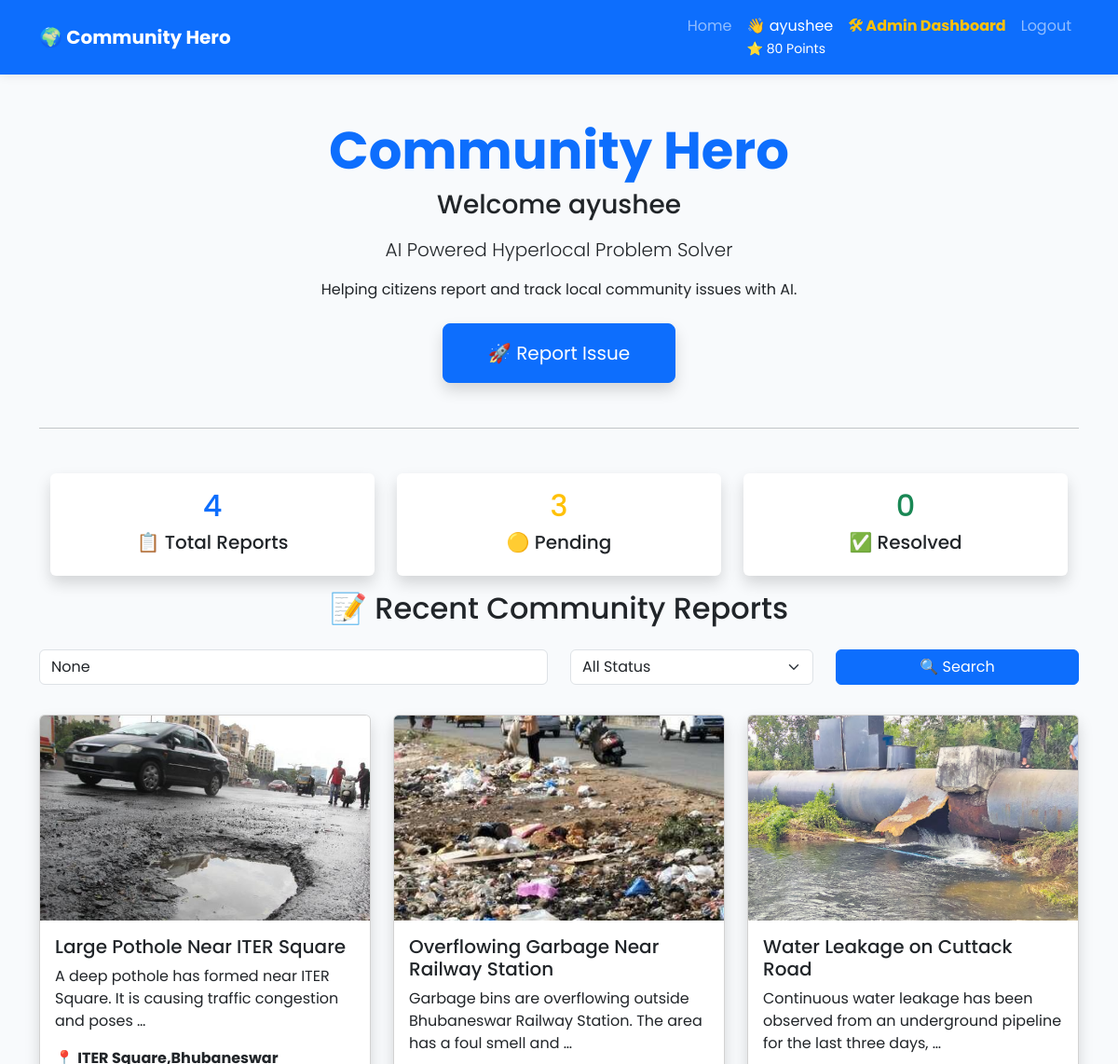
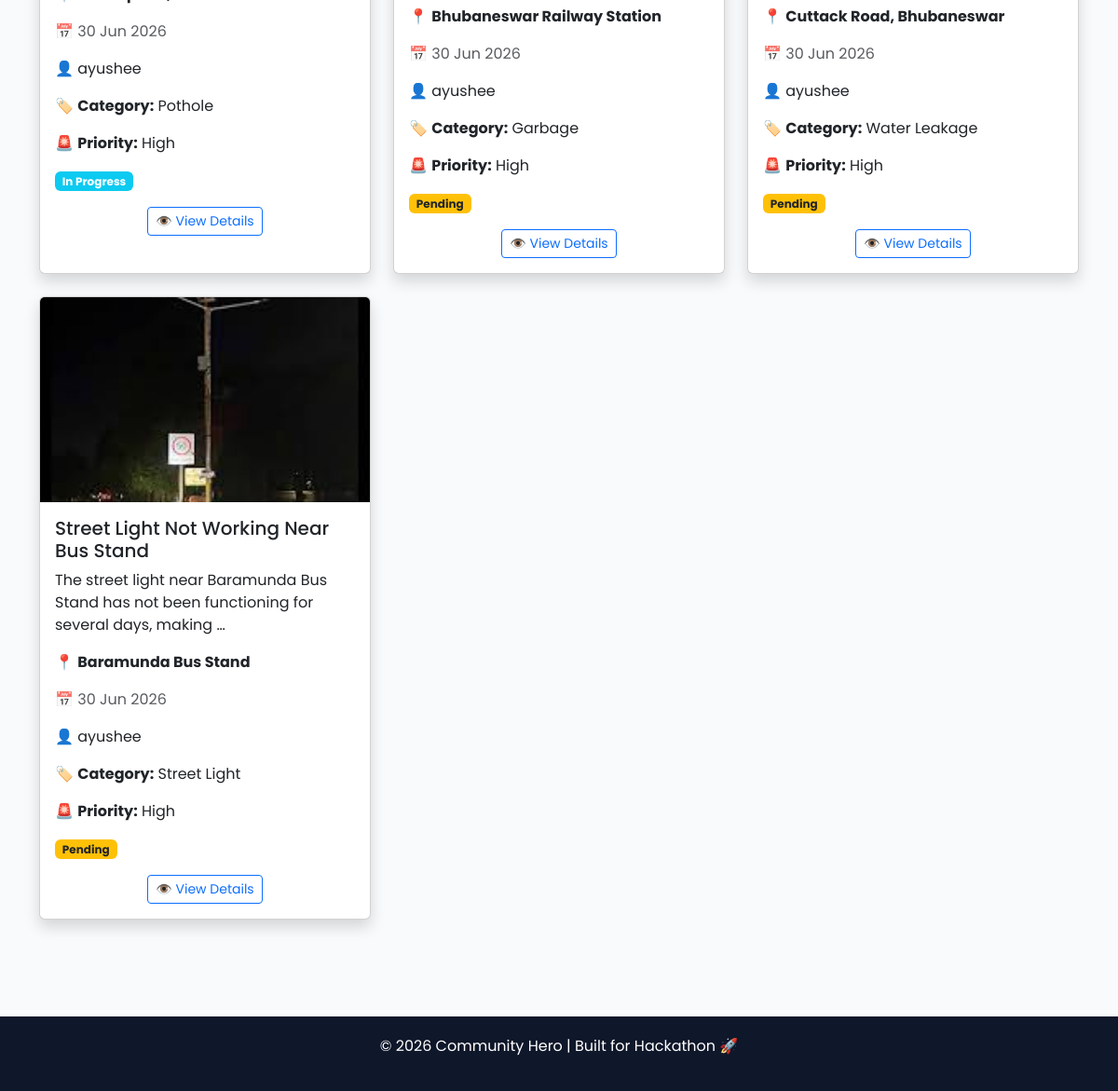
Screenshot of / (signed in) with the database file from the repository (2 pictures, top to bottom).
### issues/models.py (models this page shows, shortened)
class Profile(models.Model):
    user = models.OneToOneField(
        User,
        on_delete=models.CASCADE
    )
    points = models.PositiveIntegerField(default=0)

class Issue(models.Model):
    CATEGORY_CHOICES = [
        ("Pothole", "Pothole"),
        ("Garbage", "Garbage"),
        ("Water Leakage", "Water Leakage"),
        ("Street Light", "Street Light"),
        ("Road Damage", "Road Damage"),
        ("Other", "Other"),
    ]
    STATUS_CHOICES = [
        ("Pending", "Pending"),
        ("In Progress", "In Progress"),
        ("Resolved", "Resolved"),
    ]
    PRIORITY_CHOICES = [
    ("High", "High"),
    ("Medium", "Medium"),
    ("Low", "Low"),
    ]
    user = models.ForeignKey(
        User,
        on_delete=models.CASCADE
    )
    title = models.CharField(max_length=200)
    description = models.TextField()
    category = models.CharField(
        max_length=50,
        choices=CATEGORY_CHOICES,
        default="Other"
    )
    image = models.ImageField(
        upload_to="issues/",
        blank=True,
        null=True
    )
    location = models.CharField(max_length=200)
    status = models.CharField(
        max_length=30,
        choices=STATUS_CHOICES,
        default="Pending"
    )
    priority = models.CharField(
    max_length=10,
    choices=PRIORITY_CHOICES,
    default="Medium"
    )
    ai_solution = models.TextField(blank=True)
    department = models.CharField(
        max_length=100,
        blank=True
    )
    ai_summary = models.TextField(
    blank=True,
    null=True
    )
    verification_count = models.PositiveIntegerField(default=0)
    points_awarded = models.BooleanField(default=False)
    created_at = models.DateTimeField(auto_now_add=True)

### issues/views.py (the view)
# urls.py: 2. Add a URL to urlpatterns:  path('', views.home, name='home')
def home(request):
    query = request.GET.get("q")
    status = request.GET.get("status")
    issues = Issue.objects.all().order_by("-created_at")
    if query:
        issues = issues.filter(
            Q(title__icontains=query) |
            Q(location__icontains=query)
    )
    if status:
        issues = issues.filter(status=status)
    total_issues = Issue.objects.count()
    pending = Issue.objects.filter(status="Pending").count()
    resolved = Issue.objects.filter(status="Resolved").count()
    return render(
        request,
        "issues/home.html",
        {
            "user": request.user,
            "issues": issues,
            "total_issues": total_issues,
            "pending": pending,
            "resolved": resolved,
            "query": query,
            "status": status,
        },
    )

### issues/templates/issues/home.html (shortened to what this page needs)
{% extends 'issues/base.html' %}
{% block content %}
<div class="text-center">
<h1 class="display-4 fw-bold text-primary">
Community Hero
</h1>
<h3>Welcome {{ user.username }}</h3>
<p class="lead mt-3">
AI Powered Hyperlocal Problem Solver
</p>
<p>
Helping citizens report and track local community issues with AI.
</p>
<div class="mt-4">
   <a href="{% url 'report_issue' %}" class="btn btn-primary btn-lg px-5 py-3 shadow">
    🚀 Report Issue
   </a>
</div>
</div>
<hr class="my-5">
<div class="container mt-5">
    <div class="row text-center">
        <div class="col-md-4 mb-3">
            <div class="card shadow border-0">
                <div class="card-body">
                    <h2 class="text-primary">{{ total_issues }}</h2>
                    <h5>📋 Total Reports</h5>
                </div>
            </div>
        </div>
        <div class="col-md-4 mb-3">
            <div class="card shadow border-0">
                <div class="card-body">
                    <h2 class="text-warning">{{ pending }}</h2>
                    <h5>🟡 Pending</h5>
                </div>
            </div>
        </div>
        <div class="col-md-4 mb-3">
            <div class="card shadow border-0">
                <div class="card-body">
                    <h2 class="text-success">{{ resolved }}</h2>
                    <h5>✅ Resolved</h5>
                </div>
            </div>
        </div>
    </div>
</div>
<h2 class="text-center mb-4">
    📝 Recent Community Reports
</h2>
<form method="GET" class="mb-4">
    <div class="row">
        <div class="col-md-6 mb-2">
            <input
                type="text"
                name="q"
                class="form-control"
                placeholder="Search by title or location..."
                value="{{ query }}">
        </div>
        <div class="col-md-3 mb-2">
            <select name="status" class="form-select">
                <option value="">All Status</option>
            </select>
        </div>
        <div class="col-md-3 mb-2">
            <button class="btn btn-primary w-100" type="submit">
                🔍 Search
            </button>
        </div>
    </div>
</form>
<div class="row">
{% for issue in issues %}
<div class="col-md-6 col-lg-4 mb-4">
    <div class="card shadow h-100">
        {% if issue.image %}
        <img src="{{ issue.image.url }}"
             class="card-img-top"
             style="height:220px; object-fit:cover;">
        {% endif %}
        <div class="card-body">
            <h5 class="card-title">
                {{ issue.title }}
            </h5>
            <p class="card-text">
                {{ issue.description|truncatewords:15 }}
            </p>
            <p>
                📍 <strong>{{ issue.location }}</strong>
            </p>
            <p class="text-muted">
            📅 {{ issue.created_at|date:"d M Y" }}
            </p>
             <p>
                👤 {{ issue.user.username }}
            </p>
            <p>
                🏷️ <strong>Category:</strong> {{ issue.category }}
            </p>
            <p>
                🚨 <strong>Priority:</strong> {{ issue.priority }}
            </p>
            {% if issue.status == "Pending" %}
            <span class="badge bg-warning text-dark">
                Pending
            </span>
            {% elif issue.status == "In Progress" %}
            <span class="badge bg-info">
                 In Progress
            </span>
            {% elif issue.status == "Resolved" %}
            <span class="badge bg-success">
                    Resolved
            </span>
            {% endif %}
            <div class="mt-3 text-center">
                <a href="{% url 'issue_detail' issue.id %}"class="btn btn-outline-primary btn-sm">
                         👁️ View Details
                </a>
            </div>
        </div>
    </div>
</div>
{% empty %}
<div class="text-center">
    <h5>No issues reported yet.</h5>
</div>
{% endfor %}
</div>
{% endblock %}

### issues/templates/issues/base.html (shortened to what this page needs)
{% load static %}
<!DOCTYPE html>
<html lang="en">
<head>
    <link href="https://cdn.jsdelivr.net/npm/bootstrap@5.3.7/dist/css/bootstrap.min.css" rel="stylesheet">
</head>
<body>
<nav class="navbar navbar-expand-lg navbar-dark bg-primary">
<div class="container">
<a class="navbar-brand fw-bold" href="/">
🌍 Community Hero
</a>
<div class="collapse navbar-collapse" id="navbarNav">
<ul class="navbar-nav ms-auto">
<li class="nav-item">
<a class="nav-link" href="{% url 'home' %}">Home</a>
</li>
{% if user.is_authenticated %}
<li class="nav-item">
<span class="nav-link text-white">
👋 {{ user.username }}
{% if user.is_authenticated %}
<br>
<small>
⭐ {{ user.profile.points }} Points
</small>
{% endif %}
</span>
</li>
{% if user.is_staff %}
<li class="nav-item">
    <a class="nav-link text-warning fw-bold"
       href="{% url 'admin_dashboard' %}">
       🛠 Admin Dashboard
    </a>
</li>
{% endif %}
<li class="nav-item">
<a class="nav-link" href="{% url 'logout' %}">
Logout
</a>
</li>
{% endif %}
</ul>
</div>
</div>
</nav>
<div class="container mt-5">
{% block content %}
{% endblock %}
</div>
<footer>
<p>© 2026 Community Hero | Built for Hackathon 🚀</p>
</footer>
</body>
</html>

### issues/templates/issues/base.html (style rules this page uses)
body { font-family:'Poppins',sans-serif; background:#f8fafc; }
.navbar { box-shadow:0 2px 10px rgba(0,0,0,0.08); }
footer { background:#0f172a; color:white; padding:20px; margin-top:80px; text-align:center; }
.card { transition:0.3s; }

### rows the page displays
Issue: image (picture), title "Large Pothole Near ITER Square", description "A deep pothole has formed near ITER Square. It is causing traffic congestion and poses …", location "ITER Square,Bhubaneswar", created_at "30 Jun 2026", user.username "ayushee", category "Pothole", priority "High", status "In Progress"
Issue: image (picture), title "Overflowing Garbage Near Railway Station", description "Garbage bins are overflowing outside Bhubaneswar Railway Station. The area has a foul smell and …", location "Bhubaneswar Railway Station", created_at "30 Jun 2026", user.username "ayushee", category "Garbage", priority "High", status "Pending"
Issue: image (picture), title "Water Leakage on Cuttack Road", description "Continuous water leakage has been observed from an underground pipeline for the last three days, …", location "Cuttack Road, Bhubaneswar", created_at "30 Jun 2026", user.username "ayushee", category "Water Leakage", priority "High", status "Pending"
Issue: image (picture), title "Street Light Not Working Near Bus Stand", description "The street light near Baramunda Bus Stand has not been functioning for several days, making …", location "Baramunda Bus Stand", created_at "30 Jun 2026", user.username "ayushee", category "Street Light", priority "High", status "Pending"

### other values shown
{{ user.username }} "ayushee"
{{ user.profile.points }} "80"
{{ total_issues }} "4"
{{ pending }} "3"
{{ resolved }} "0"
